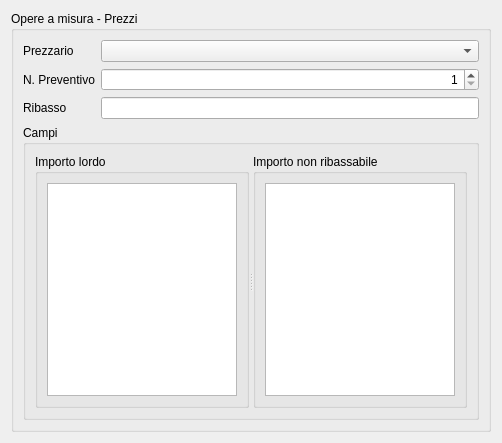
<?xml version="1.0" encoding="UTF-8"?>
<ui version="4.0">
 <class>AccountingBillPriceGUI</class>
 <widget class="QWidget" name="AccountingBillPriceGUI">
  <property name="geometry">
   <rect>
    <x>0</x>
    <y>0</y>
    <width>502</width>
    <height>443</height>
   </rect>
  </property>
  <property name="windowTitle">
   <string>Dati computo</string>
  </property>
  <layout class="QGridLayout" name="gridLayout_3">
   <item row="0" column="0">
    <widget class="QSplitter" name="splitter">
     <property name="orientation">
      <enum>Qt::Horizontal</enum>
     </property>
     <widget class="QSplitter" name="generalDataSplitter">
      <property name="orientation">
       <enum>Qt::Horizontal</enum>
      </property>
      <widget class="QGroupBox" name="priceGroupBox">
       <property name="sizePolicy">
        <sizepolicy hsizetype="Preferred" vsizetype="Maximum">
         <horstretch>0</horstretch>
         <verstretch>0</verstretch>
        </sizepolicy>
       </property>
       <property name="title">
        <string>Opere a misura - Prezzi</string>
       </property>
       <layout class="QGridLayout" name="gridLayout">
        <item row="0" column="1">
         <widget class="QComboBox" name="priceListComboBox"/>
        </item>
        <item row="0" column="0">
         <widget class="QLabel" name="priceListComboBoxLabel">
          <property name="text">
           <string>Prezzario</string>
          </property>
         </widget>
        </item>
        <item row="1" column="0">
         <widget class="QLabel" name="currentPriceDataSetSpinBoxLabel">
          <property name="text">
           <string>N. Preventivo</string>
          </property>
         </widget>
        </item>
        <item row="1" column="1">
         <widget class="QSpinBox" name="currentPriceDataSetSpinBox">
          <property name="alignment">
           <set>Qt::AlignRight|Qt::AlignTrailing|Qt::AlignVCenter</set>
          </property>
          <property name="minimum">
           <number>1</number>
          </property>
         </widget>
        </item>
        <item row="2" column="0">
         <widget class="QLabel" name="discountLabel">
          <property name="text">
           <string>Ribasso</string>
          </property>
         </widget>
        </item>
        <item row="2" column="1">
         <widget class="QLineEdit" name="discountLineEdit">
          <property name="alignment">
           <set>Qt::AlignRight|Qt::AlignTrailing|Qt::AlignVCenter</set>
          </property>
         </widget>
        </item>
        <item row="3" column="0" colspan="2">
         <widget class="QGroupBox" name="pricesGroupBox">
          <property name="title">
           <string>Campi</string>
          </property>
          <layout class="QGridLayout" name="gridLayout_2">
           <item row="0" column="0">
            <widget class="QSplitter" name="splitter_3">
             <property name="orientation">
              <enum>Qt::Horizontal</enum>
             </property>
             <widget class="QGroupBox" name="totalPriceFieldGroupBox">
              <property name="title">
               <string>Importo lordo</string>
              </property>
              <layout class="QGridLayout" name="gridLayout_9">
               <item row="0" column="0">
                <widget class="QTableView" name="totalPriceFieldTableView"/>
               </item>
              </layout>
             </widget>
             <widget class="QGroupBox" name="noDiscountPriceFieldGroupBox">
              <property name="title">
               <string>Importo non ribassabile</string>
              </property>
              <layout class="QGridLayout" name="gridLayout_5">
               <item row="0" column="0">
                <widget class="QTableView" name="noDiscountPriceFieldTableView"/>
               </item>
              </layout>
             </widget>
            </widget>
           </item>
          </layout>
         </widget>
        </item>
       </layout>
      </widget>
     </widget>
    </widget>
   </item>
  </layout>
 </widget>
 <resources/>
 <connections/>
</ui>
